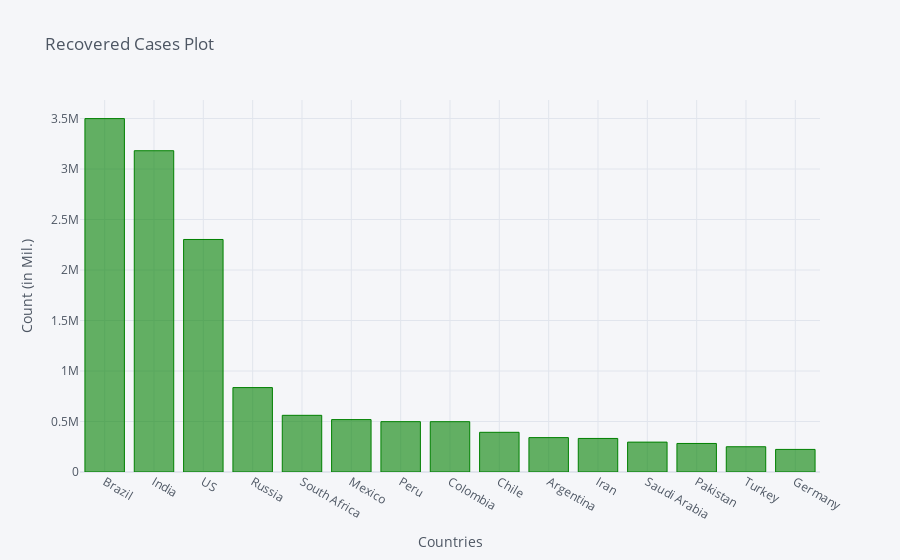

The notebook cell saved with this chart:
### Code cell
recovered_df2_plot.iplot(kind='bar', x='Country/Region', y='9/5/20',color='green',
                         title='Recovered Cases Plot',xTitle='Countries',yTitle='Count (in Mil.)')

### Figure 1 — Plotly figure (JSON) as saved in the notebook; plotly's stock layout.template omitted (floating-point values rounded to 4 significant figures)
{"data": [{"marker": {"color": "rgba(0, 128, 0, 0.6)", "line": {"color": "rgba(0, 128, 0, 1.0)", "width": 1}}, "name": "9/5/20", "orientation": "v", "text": "", "type": "bar", "x": ["Brazil", "India", "US", "Russia", "South Africa", "Mexico", "Peru", "Colombia", "Chile", "Argentina", "Iran", "Saudi Arabia", "Pakistan", "Turkey", "Germany"], "y": [3498999, 3180865, 2302187, 835884, 561204, 518844, 498523, 498219, 392967, 340381, 332131, 295842, 282553, 250092, 223570]}], "layout": {"legend": {"bgcolor": "#F5F6F9", "font": {"color": "#4D5663"}}, "paper_bgcolor": "#F5F6F9", "plot_bgcolor": "#F5F6F9", "title": {"font": {"color": "#4D5663"}, "text": "Recovered Cases Plot"}, "xaxis": {"gridcolor": "#E1E5ED", "showgrid": true, "tickfont": {"color": "#4D5663"}, "title": {"font": {"color": "#4D5663"}, "text": "Countries"}, "zerolinecolor": "#E1E5ED"}, "yaxis": {"gridcolor": "#E1E5ED", "showgrid": true, "tickfont": {"color": "#4D5663"}, "title": {"font": {"color": "#4D5663"}, "text": "Count (in Mil.)"}, "zerolinecolor": "#E1E5ED"}}}
